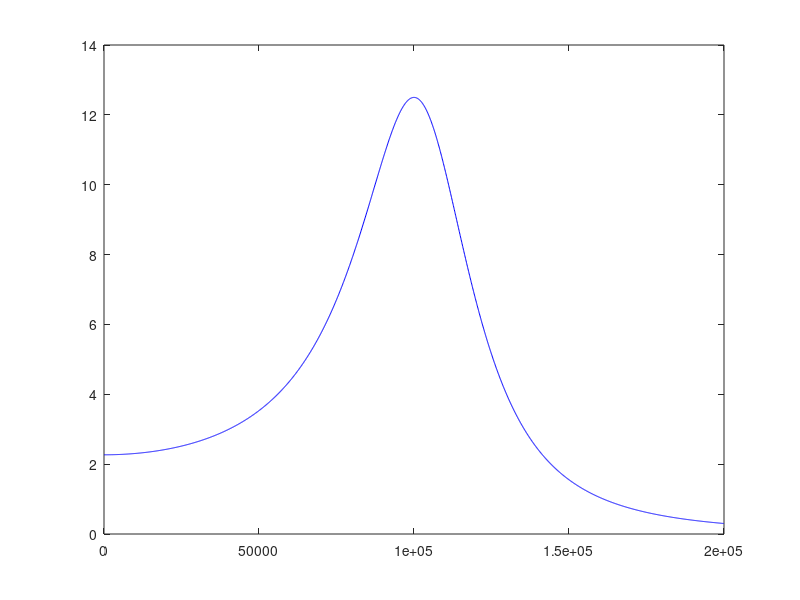

Recreate this plot in MATLAB.
f0=1e5;
w0=2*pi*f0;
f=[10:100:2e5];
w=2*pi*f;
V=50;
Rs=50;
Rl=1000;
L=((Rl-Rs)*Rs)^0.5/w0;
C=(Rl-Rs)^0.5/(Rl*Rs^0.5*w0);
Xl=w*L*1j;
Xc=-1j./(w*C);
Z=Rs+Xl+((Xc*Rl)./(Rl+Xc));
I=V./Z;
Io=I.*Xc./(Rl+Xc);
P=abs(Io.^2)*Rl;
plot(f,P,'-r');
Phalf=max(P)/2;
BW=0;
for i=1:2000
    if P(i) > Phalf
        BW=[BW,f(i)];
    end
end
bandwidth=BW(end)-BW(2);


% f0=1e5;
% w0=2*pi*f0;
% f=[10:100:2e5];
% w=2*pi*f;
% V=50;
% Rs=50;
% Rl=1000;
% C = 1/(w0*(sqrt(Rs*(Rl-Rs))));
% L = (Rl/w0)*(sqrt(Rs/(Rl-Rs)));
% Xl=w*L*1j;
% Xc=-1j./(w*C);
% Z=Rs+Xc+((Xl*Rl)./(Rl+Xl));
% I=V./Z;
% Io=I.*Xl./(Rl+Xl);
% P=abs(Io.^2)*Rl;
% plot(f,P,'-b');
% Phalf=max(P)/2;
% BW=0;
% for i=1:2000
%     if P(i) > Phalf
%         BW=[BW,f(i)];
%     end
% end
% bandwidth=BW(end)-BW(2);



% % bandwidth=0;X=0;
% % for Rx=60:10:990
% %     X=[X,Rx];
% %     f0=1e5;
% %     w0=2*pi*f0;
% %     f=[10:100:2e5];
% %     w=2*pi*f;
% %     V=50;
% %     Rs=50;
% %     Rl=1000;
% %     L2=((Rl-Rx)*Rx)^0.5/w0;
% %     C2=(Rl-Rx)^0.5/(Rl*Rx^0.5*w0);
% %     L1=((Rx-Rs)*Rs)^0.5/w0;
% %     C1=(Rx-Rs)^0.5/(Rx*Rs^0.5*w0);
% %     XL1=w*L1*1j;
% %     XC1=-1j./(w*C1);
% %     XL2=w*L2*1j;
% %     XC2=-1j./(w*C2);
% %     q=XL2+(XC2*Rl./(XC2+Rl));
% %     Z=Rs+XL1+((XC1.*q)./(q+XC1));
% %     I=V./Z;
% %     Io=I.*(XC1./(q+XC1)).*(XC2./(Rl+XC2));
% %     P=abs(Io.^2)*Rl;
% %     Phalf=max(P)/2;
% %     BW=0;
% %     for i=1:2000
% %         if P(i) > Phalf
% %             BW=[BW,f(i)];
% %         end
% %     end
% % bandwidth=[bandwidth,BW(end)-BW(2)];
% % end
% % plot(X,bandwidth);




% % % f0=1e5;
% % % w0=2*pi*f0;
% % % f=[10:100:2e5];
% % % w=2*pi*f;
% % % V=50;
% % % Rs=50;
% % % Rl=1000;
% % % Ll=Rl/(10*w0);
% % % Cl=10/(Rl*w0);
% % % L=((Rl-Rs)*Rs)^0.5/w0;
% % % C=(Rl-Rs)^0.5/(Rl*Rs^0.5*w0);
% % % XL1=w0*Ll*j;
% % % XCl=-j/(w0*Cl);
% % % Xl=L*w*j;
% % % Xc=-j./(C*w);
% % % Zl=XL1+Rl+XCl;
% % % Z=Rs+Xl+((Xc.*Zl)./(Zl+Xc));
% % % I=V./Z;
% % % Io=I.*Xc./(Zl+Xc);
% % % P=abs(Io.^2)*Rl;
% % % plot(f,P,'-r');
% % % Phalf=max(P)/2;
% % % BW=0;
% % % for i=1:2000
% % %     if P(i) > Phalf
% % %         BW=[BW,f(i)];
% % %     end
% % % end
% % % bandwidth=BW(end)-BW(2);



f0=1e5;
w0=2*pi*f0;
f=[10:100:2e5];
w=2*pi*f;
V=50;
Rs=50;
Rl=1000;
Ll=Rl/(10*2*pi*f0);
Cl=10/(Rl*2*pi*f0);
L=((Rl-Rs)*Rs)^0.5/w0;
C=(Rl-Rs)^0.5/(Rl*Rs^0.5*w0);
XLl=w0*Ll*j;
XCl=-j/(w0*Cl);
Xl=L*w*j;
Xc=-j./(C*w);
Zl=1/(1/XLl+1/Rl+1/XCl);
Z=Rs+Xl+((Xc*Zl)./(Zl+Xc));
I=V./Z;
Io=I.*(Xc./(Zl+Xc)).*(XLl/(XLl+(XCl*Rl)/(XCl+Rl))).*(XCl/(XCl+Rl));
P=abs(Io.^2)*Rl;
plot(f,P,'-b');
Phalf=max(P)/2;
BW=0;
for i=1:2000
    if P(i) > Phalf
        BW=[BW,f(i)];
    end
end
bandwidth=BW(end)-BW(2);


% f0=1e5;
% w0=2*pi*f0;
% f=[10:100:2e5];
% w=2*pi*f;
% V=50;
% Rs=50;
% Rl=1000;
% Ll=Rl/(10*w0);
% Cl=10/(Rl*w0);
% C = 1/(w0*(sqrt(Rs*(Rl-Rs))));
% L = (Rl/w0)*(sqrt(Rs/(Rl-Rs)));
% XLl=w0*Ll*j;
% XCl=-j/(w0*Cl);
% Xl=L*w*j;
% Xc=-j./(C*w);
% Zl=XLl+Rl+XCl;
% Z=Rs+Xc+((Xl*Zl)./(Zl+Xl));
% I=V./Z;
% Io=I.*Xl./(Zl+Xl);
% P=abs(Io.^2)*Rl;
% plot(f,P,'-g');
% Phalf=max(P)/2;
% BW=0;
% for i=1:2000
%     if P(i) > Phalf
%         BW=[BW,f(i)];
%     end
% end
% bandwidth=BW(end)-BW(2);



% % f0=1e5;
% % w0=2*pi*f0;
% % f=[10:100:2e5];
% % w=2*pi*f;
% % V=50;
% % Rs=50;
% % Rl=1000;
% % Ll=Rl/(10*2*pi*f0);
% % Cl=10/(Rl*2*pi*f0);
% % C = 1/(w0*(sqrt(Rs*(Rl-Rs))));
% % L = (Rl/w0)*(sqrt(Rs/(Rl-Rs)));
% % XLl=w0*Ll*j;
% % XCl=-j/(w0*Cl);
% % Xl=L*w*j;
% % Xc=-j./(C*w);
% % Zl=1/(1/XLl+1/Rl+1/XCl);
% % Z=Rs+Xc+((Xl*Zl)./(Zl+Xl));
% % I=V./Z;
% % Io=I.*(Xl./(Zl+Xl)).*(XLl/(XLl+(XCl*Rl)/(XCl+Rl))).*(XCl/(XCl+Rl));
% % P=abs(Io.^2)*Rl;
% % plot(f,P,'-g');
% % Phalf=max(P)/2;
% % BW=0;
% % for i=1:2000
% %     if P(i) > Phalf
% %         BW=[BW,f(i)];
% %     end
% % end
% % bandwidth=BW(end)-BW(2);



% % % V=5;
% % % Rs=50;
% % % Rl=1000;
% % % w=2*pi*1e5;
% % % 
% % % C=sqrt(Rl/Rs-1)/(Rl*w);
% % % L=Rs*sqrt(Rl/Rs-1)/w;
% % % Lmin=0.9*L;
% % % Lmax=1.1*L;
% % % Cmin=0.9*C;
% % % Cmax=1.1*C;
% % % Lx=L+(Lmax-Lmin)*(rand(1000,1)-0.5);
% % % Cx=C+(Cmax-Cmin)*(rand(1000,1)-0.5);
% % % k=1;
% % % for i=1:1000
% % %     for j=1:1000
% % %         k=k+1;
% % %         P(1,k)=(Rl*V^2)/((Rs+Rl-Rl*Lx(i)*Cx(j)*w^2)^2+(w*Lx(i)+Rs*Rl*w*Cx(j))^2);
% % %     end
% % % end
% % % hist(P,500);
% % % axis([0.1,0.14,0,90000]);
